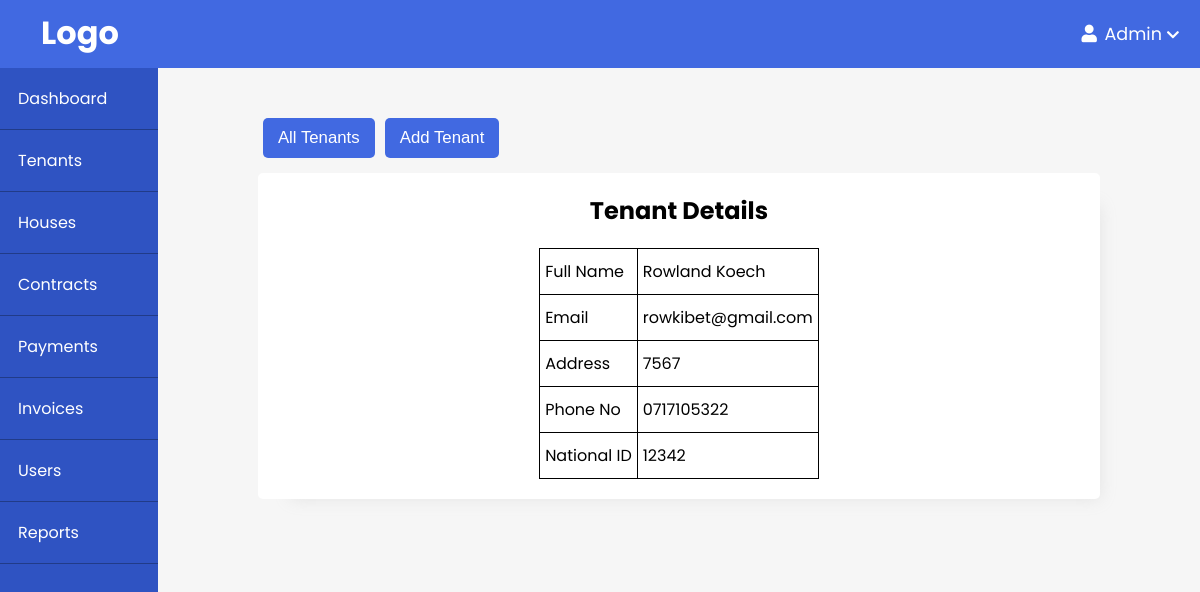
The page /admin/tenants/view.php?id=4 on the database its author committed.
### tables this page shows
CREATE TABLE `tenants` (
  `id` int(11) NOT NULL,
  `first_name` varchar(30) NOT NULL,
  `last_name` varchar(30) NOT NULL,
  `email` varchar(255) NOT NULL,
  `address` varchar(50) NOT NULL,
  `phone_no` varchar(10) NOT NULL,
  `national_id` varchar(50) NOT NULL,
  `user_id` int(11) NOT NULL
);

### app/controllers/tenants.php (called while the page is built, shortened)
<?php
$table = 'tenants';
if(isset($_GET['id'])) {
    $id = $_GET['id'];
    $tenant = selectOne($table, ['id' => $id]);
    $first_name = $tenant['first_name'];
    $last_name = $tenant['last_name'];
    $email = $tenant['email'];
    $address = $tenant['address'];
    $phone_no = $tenant['phone_no'];
    $national_id = $tenant['national_id'];
}

### app/database/db.php (called while the page is built, shortened)
<?php
require("connect.php");
function executeQuery($sql, $data) {
    global $conn;
    $stmt = $conn->prepare($sql);
    $values = array_values($data);
    $types = str_repeat('s', count($values));
    $stmt->bind_param($types, ...$values);
    $stmt->execute();
    return $stmt;
}
function selectOne($table, $conditions) {
    $sql = "SELECT * FROM $table";
    $i = 0;
    foreach ($conditions as $key => $value) {
        if ($i === 0) {
            $sql = $sql . " WHERE $key=?";
        } else {
            $sql = $sql . " AND $key=?";
        }
        $i++;
    }
    $sql = $sql . " LIMIT 1";
    $stmt = executeQuery($sql, $conditions);
    $records = $stmt->get_result()->fetch_assoc();
    return $records;
}

### admin/tenants/view.php (the view, shortened to what this page needs)
<?php include(ROOT_PATH . "\app\database\db.php"); ?>
<?php include(ROOT_PATH . "/app/controllers/tenants.php") ?>
<!DOCTYPE html>
<html lang="en">
<head>
    <link href="../../assets/fontawesome/css/all.min.css"  rel="stylesheet">
    <link rel="stylesheet" href="../style.css">
</head>
<body>
     <?php include(ROOT_PATH . "/app/includes/adminHeader.php"); ?>
    <div class="admin-wrapper">
        <?php include(ROOT_PATH . "/app/includes/adminSidebar.php"); ?>
        <div class="admin-content">
            <div class="flex">
                <button class="btn"><a href="<?php echo BASE_URL . "/admin/tenants/index.php"?>">All Tenants</a></button>
                <button class="btn"><a href="<?php echo BASE_URL . "/admin/tenants/create.php"?>">Add Tenant</a></button>
            </div>
            <div class="card-wrapper flight-preview" style="margin-top:5px;">
                <div class="preview-card">
                    <h2>Tenant Details</h2>
                    <table>
                        <tr>
                            <td>Full Name</td>
                            <td><?php echo ($first_name . " " . $last_name) ?></td>
                        </tr>
                        <tr>
                            <td>Email</td>
                            <td><?php echo $email?></td>
                        </tr>
                        <tr>
                            <td>Address</td>
                            <td><?php echo $address?></td>
                        </tr>
                        <tr>
                            <td>Phone No</td>
                            <td><?php echo $phone_no ?></td>
                        </tr>
                        <tr>
                            <td>National ID</td>
                            <td><?php echo $national_id ?></td>
                        </tr>
                    </table>
                </div>
            </div>
        </div>
    </div>
</body>
</html>

### admin/style.css (style rules this page uses)
* { padding: 0; margin: 0; box-sizing: border-box; }
body { background-color: #f6f6f6; font-family: 'Poppins', sans-serif; }
.btn { display: block; border: 0; border-radius: 5px; background-color: rgb(65, 105, 225); margin: 10px 5px; padding: 10px 15px; font-size: 1.05rem; color: white; cursor: pointer; }
.btn a { text-decoration: none; color: white; }
table { margin: 20px auto; }
table, th, td { border: 1px solid black; border-collapse: collapse; }
th, td { padding: 10px 5px; }
a { text-decoration: none; }
.flex { display: flex; }
.admin-wrapper { display: flex; min-height: calc(100vh - 68px); }
.admin-content { flex: 8; height: 100%; padding: 40px 100px 100px; }
.card-wrapper { display: grid; grid-template-columns: repeat(auto-fit, minmax(200px, 1fr)); grid-template-rows: max-content; grid-auto-rows: max-content; grid-gap: 50px }
.preview-card { background-color: white; box-shadow: 1rem 1rem 1rem -1rem #a0a0a033; border-radius: 5px; height: 200px; }
.flight-preview { margin-top: 50px; grid-template-columns: repeat(auto-fit, minmax(340px, 1fr)); grid-gap: 30px; }
.flight-preview .preview-card { flex-direction: column; height: auto; padding: 0 20px; }
.flight-preview h2 { margin-top: 20px; text-align: center; }
.admin-content h2 { text-align: center; }

### rows shown on the page
tenants: first_name "Rowland", last_name "Koech", email "rowkibet@gmail.com", address "7567", phone_no "0717105322", national "12342"
